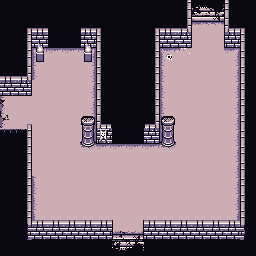

A level layout from a 2D game, rendered from its tile map. Below: a short description, then the map file with its tile-grid data intact:
An orthogonal 16x16 tile map with 16x16 px tiles, 6 tile layers (Fondo, Suelo, DecoBajo, Paredes, ...), 3 tilesets.

<map version="1.10" tiledversion="1.10.0" orientation="orthogonal" renderorder="right-down" width="16" height="16" tilewidth="16" tileheight="16" infinite="0" nextlayerid="11" nextobjectid="1">
 <editorsettings>
  <export target="../Seleccion/Looby.tmj" format="json" />
 </editorsettings>
 <tileset firstgid="1" source="g.tsx" />
 <tileset firstgid="513" source="f.tsx" />
 <tileset firstgid="1025" source="e.tsx" />
 <layer id="10" name="Fondo" width="16" height="16">
  <data encoding="csv">
197,197,197,197,197,197,197,197,197,197,197,197,197,197,197,197,
197,197,197,197,197,197,197,197,197,197,197,197,197,197,197,197,
197,197,197,197,197,197,197,197,197,197,197,197,197,197,197,197,
197,197,197,197,197,197,197,197,197,197,197,197,197,197,197,197,
197,197,197,197,197,197,197,197,197,197,197,197,197,197,197,197,
197,197,197,197,197,197,197,197,197,197,0,197,197,0,0,197,
197,197,197,197,197,197,197,197,197,197,197,197,197,197,197,197,
197,197,197,197,197,197,197,197,197,197,197,197,197,197,197,197,
197,197,197,197,197,197,197,197,197,0,0,0,0,0,197,197,
197,197,197,197,197,0,0,0,0,0,0,0,0,0,197,197,
197,197,197,197,0,0,0,0,0,0,0,0,0,0,197,197,
197,197,197,197,0,0,0,0,0,0,0,0,0,0,197,197,
197,197,197,197,197,197,0,0,0,197,197,0,0,197,197,197,
197,197,197,197,197,0,197,197,197,197,0,0,0,197,197,197,
197,197,197,197,0,197,197,197,197,197,197,0,197,197,197,197,
197,197,197,197,197,197,197,197,197,197,197,197,197,197,197,197
</data>
 </layer>
 <layer id="1" name="Suelo" width="16" height="16">
  <data encoding="csv">
0,0,0,0,0,0,0,0,0,0,0,0,38,39,0,0,
0,0,0,0,0,0,0,0,0,0,0,0,70,71,0,0,
0,0,0,0,0,0,0,0,0,0,0,0,164,164,0,0,
0,0,210,211,211,212,0,0,0,0,210,37,164,164,212,0,
0,0,242,164,164,244,0,0,0,0,242,164,164,164,244,0,
0,0,164,164,164,244,0,0,0,0,242,164,164,164,244,0,
1610612947,164,164,164,164,244,0,0,0,0,242,164,164,164,244,0,
1610612947,164,164,164,164,244,0,0,0,0,242,164,164,164,244,0,
40,41,164,164,164,244,0,0,0,0,242,164,164,164,244,0,
0,0,164,164,164,164,211,211,211,211,164,164,164,164,244,0,
0,0,164,164,164,164,164,164,164,164,164,164,164,164,244,0,
0,0,242,164,164,164,164,164,164,164,164,164,164,164,244,0,
0,0,242,164,164,164,164,164,164,164,164,164,164,164,244,0,
0,0,242,164,164,164,164,164,164,164,164,164,164,164,244,0,
0,0,0,0,0,0,0,1073741894,1073741895,0,0,0,0,0,0,0,
0,0,0,0,0,0,0,38,39,0,0,0,0,0,0,0
</data>
 </layer>
 <layer id="6" name="DecoBajo" width="16" height="16">
  <data encoding="csv">
0,0,0,0,0,0,0,0,0,0,0,0,0,0,0,0,
0,0,0,0,0,0,0,0,0,0,0,0,0,0,0,0,
0,0,0,0,0,0,0,0,0,0,0,547,0,0,0,0,
0,0,0,0,0,0,0,0,0,0,0,0,0,0,0,0,
0,0,0,0,0,0,0,0,0,0,0,0,0,0,0,0,
0,0,0,0,0,0,0,0,0,0,0,0,0,0,0,0,
0,0,0,0,0,0,0,0,0,0,0,0,0,0,0,0,
0,0,0,0,0,0,0,0,0,0,0,0,0,0,0,0,
0,0,0,0,0,0,0,0,0,0,0,0,0,0,0,0,
0,0,0,0,0,0,0,0,0,0,0,0,0,0,0,0,
0,0,0,0,0,0,0,0,0,0,0,0,0,0,0,0,
0,0,0,0,0,0,0,0,0,0,0,0,0,0,0,0,
0,0,0,0,0,0,0,0,0,0,0,0,0,0,0,0,
0,0,0,0,0,0,0,0,0,0,0,0,0,0,0,0,
0,0,0,0,0,0,0,0,0,0,0,0,0,0,0,0,
0,0,0,0,0,0,0,0,0,0,0,0,0,0,0,0
</data>
 </layer>
 <layer id="2" name="Paredes" width="16" height="16">
  <data encoding="csv">
0,0,0,0,0,0,0,0,0,0,0,561,0,0,595,0,
0,17,18,0,0,58,531,0,0,17,18,597,0,0,596,19,
0,49,562,0,0,602,595,0,0,593,562,629,0,0,628,51,
0,49,0,0,0,0,595,0,0,593,0,0,0,0,0,83,
18,85,0,0,0,0,595,0,0,593,0,0,0,0,0,595,
50,117,0,0,0,0,595,0,0,593,0,0,0,0,0,595,
0,0,0,0,0,0,595,0,0,593,0,0,0,0,0,595,
0,17,0,0,0,0,596,0,0,597,0,0,0,0,0,595,
0,49,0,0,0,0,628,0,0,629,0,0,0,0,0,595,
0,49,0,0,0,0,0,0,0,0,0,0,0,0,0,595,
0,49,0,0,0,0,0,0,0,0,0,0,0,0,0,595,
0,49,0,0,0,0,0,0,0,0,0,0,0,0,0,595,
0,49,0,0,0,0,0,0,0,0,0,0,0,0,0,595,
0,81,18,18,18,18,18,28,2147483676,18,18,18,18,18,18,595,
0,113,50,50,50,50,50,59,2147483707,50,50,50,50,50,50,627,
0,0,0,0,0,0,0,0,0,0,0,0,0,0,0,0
</data>
 </layer>
 <layer id="7" name="DecoArriba" width="16" height="16">
  <data encoding="csv">
0,0,0,0,0,0,0,0,0,0,0,0,0,0,0,0,
0,0,0,0,0,0,0,0,0,0,0,0,0,0,0,0,
0,0,304,0,0,304,0,0,0,0,0,0,0,0,0,0,
0,0,336,0,0,336,0,0,0,0,2147483745,0,0,0,0,0,
0,0,0,0,0,0,0,0,0,0,0,0,0,0,0,0,
0,0,0,0,0,0,0,0,0,0,0,0,0,0,0,0,
0,0,0,0,0,0,2147484187,0,0,539,0,0,0,0,0,0,
0,0,0,0,0,142,0,0,0,571,142,0,0,0,0,0,
0,0,0,0,0,174,175,0,0,0,174,0,0,0,0,0,
0,0,0,0,0,206,0,0,0,0,206,0,0,0,0,0,
0,0,0,0,0,0,0,0,0,0,0,0,0,0,0,0,
0,0,0,0,0,0,0,0,0,0,0,0,0,0,0,0,
0,0,0,0,0,0,0,0,0,0,0,0,0,0,0,0,
0,0,0,0,0,0,0,0,0,0,0,0,0,0,0,0,
0,0,0,0,0,0,0,1073742089,1073742090,0,0,0,0,0,0,0,
0,0,0,0,0,0,0,1073742057,1073742058,0,0,0,0,0,0,0
</data>
 </layer>
 <layer id="9" name="Finales" width="16" height="16">
  <data encoding="csv">
0,0,0,0,0,0,0,0,0,0,0,0,2684354827,2684354795,0,0,
0,0,0,0,0,0,0,0,0,0,0,0,0,2684354796,0,0,
0,0,0,0,0,0,0,0,0,0,0,0,0,0,0,0,
0,0,0,0,0,0,0,0,0,0,0,0,0,0,0,0,
0,0,0,0,0,0,0,0,0,0,0,0,0,0,0,0,
0,0,0,0,0,0,0,0,0,0,0,0,0,0,0,0,
236,0,0,0,0,0,2147483675,0,0,0,0,0,0,0,0,0,
268,0,0,0,0,0,2147483707,0,0,0,0,0,0,0,0,0,
0,0,0,0,0,0,0,0,0,0,0,0,0,0,0,0,
0,0,0,0,0,0,0,0,0,0,0,0,0,0,0,0,
0,0,0,0,0,0,0,0,0,0,0,0,0,0,0,0,
0,0,0,0,0,0,0,0,0,0,0,0,0,0,0,0,
0,0,0,0,0,0,0,0,0,0,0,0,0,0,0,0,
0,0,0,0,0,0,0,0,0,0,0,0,0,0,0,0,
0,0,0,0,0,0,0,0,0,0,0,0,0,0,0,0,
0,0,0,0,0,0,0,0,0,0,0,0,0,0,0,0
</data>
 </layer>
</map>